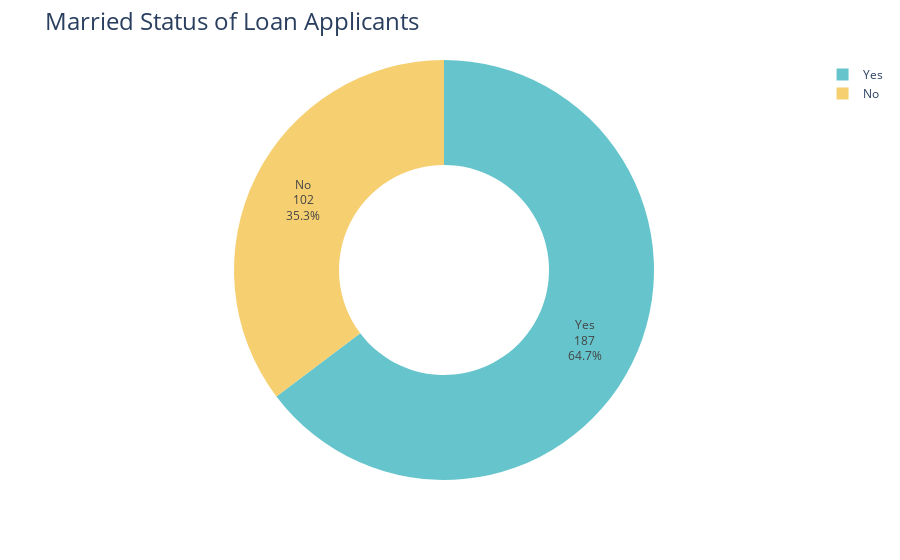

Here is the notebook cell this chart was saved with:
### Code cell
# Display married status of applicants with pie chart
married = test_data.groupby(['Married']).size()
genderFig = px.pie(married, 
                   values=married, 
                   names=['No','Yes'], 
                   hole = .5, 
                   color_discrete_sequence=px.colors.qualitative.Pastel)
genderFig.update_traces( textposition = 'inside', textinfo = 'percent+label+value')
genderFig.update_layout(title_text='Married Status of Loan Applicants', title_font=dict(size=24))
genderFig.show()

### Figure 1 — Plotly figure (JSON) as saved in the notebook; plotly's stock layout.template omitted (floating-point values rounded to 4 significant figures)
{"data": [{"domain": {"x": [0, 1], "y": [0, 1]}, "hole": 0.5, "hovertemplate": "label=%{label}<br>value=%{value}<extra></extra>", "labels": ["No", "Yes"], "legendgroup": "", "name": "", "showlegend": true, "textinfo": "percent+label+value", "textposition": "inside", "type": "pie", "values": [102, 187]}], "layout": {"legend": {"tracegroupgap": 0}, "margin": {"t": 60}, "piecolorway": ["rgb(102, 197, 204)", "rgb(246, 207, 113)", "rgb(248, 156, 116)", "rgb(220, 176, 242)", "rgb(135, 197, 95)", "rgb(158, 185, 243)", "rgb(254, 136, 177)", "rgb(201, 219, 116)", "rgb(139, 224, 164)", "rgb(180, 151, 231)", "rgb(179, 179, 179)"], "title": {"font": {"size": 24}, "text": "Married Status of Loan Applicants"}}}
